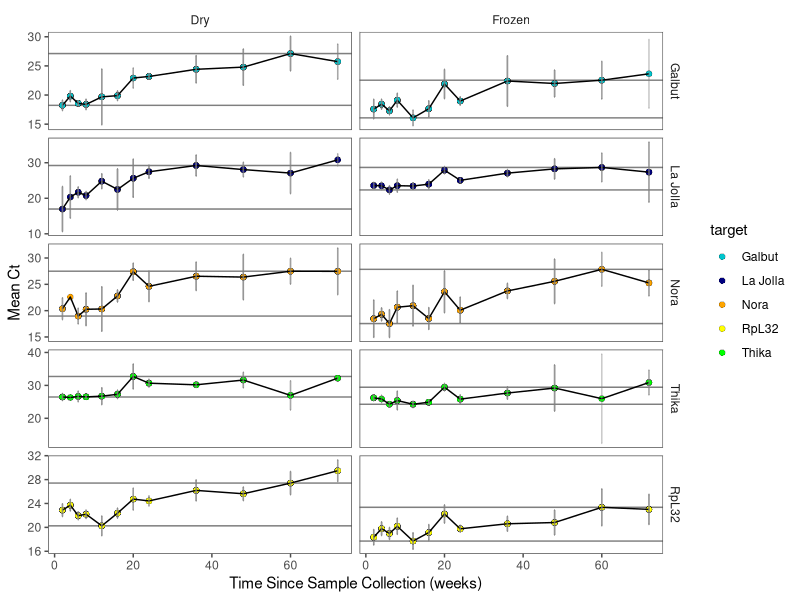
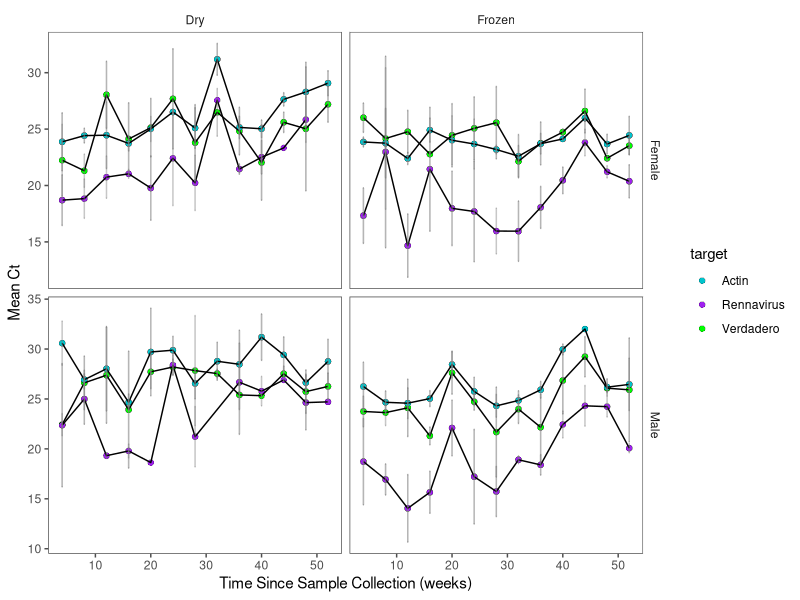
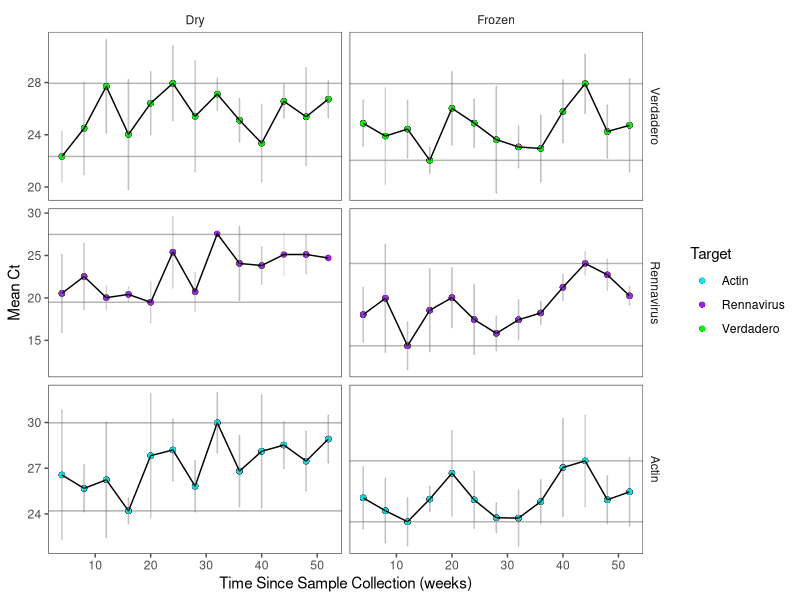
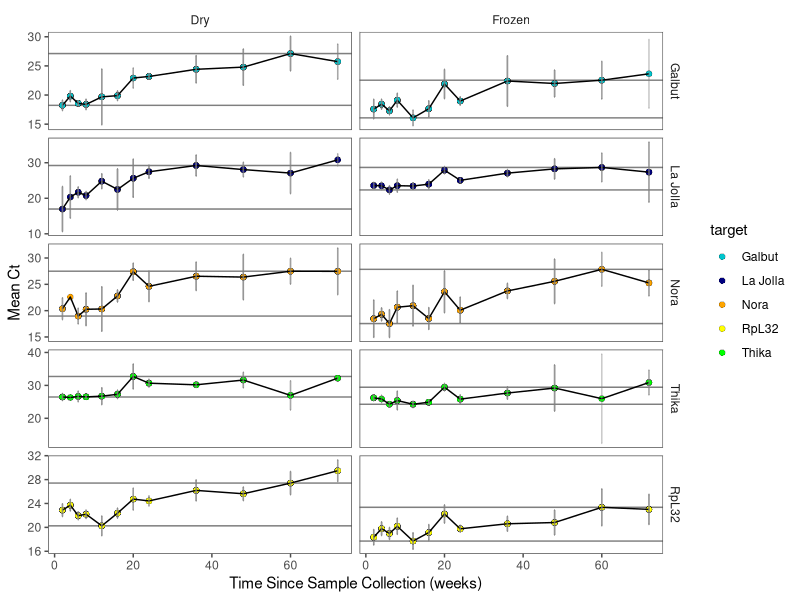
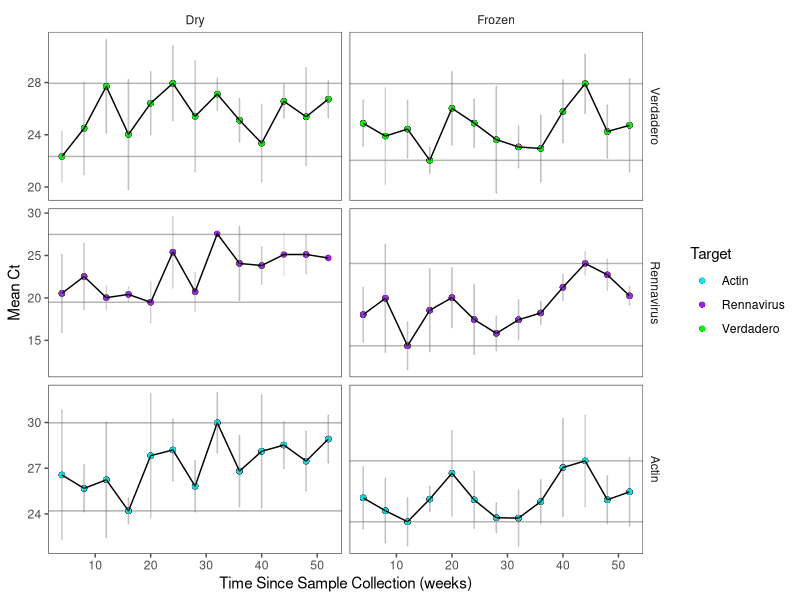

Write the R code that produced these figures, in order.
library(tidyverse)
library(readxl)
library(writexl)
library(ggthemes)

df <- read_xlsx("CombinedAllTargets_ForFigure_LK_20220815.xlsx")

df <- rename(.data = df,
             sample_name = Sample,
             sex = Sex,
             target = Target,
             ct = Ct,
             group = Group,
             present = Present,
             weeks = Weeks) %>% 
  filter(present == "Y")

write_xlsx(df, "Mean_AllTargets2.xlsx")

df <- df %>%
  group_by(target, group, weeks) %>%
  mutate(mean_ct = mean(ct, na.rm = TRUE),
         sd_ct = sd(ct, na.rm = TRUE),
         sample_group = paste0(target)) 


hline_max <- data.frame(group = c("Dry", "Frozen"), target = c("Galbut",
                                                               "La Jolla", "Nora", 
                                                               "RpL32", "Thika"), 
                        hline_1 = c(27.1165, 28.68144, 27.49, 23.359, 32.70908, 
                                    22.546, 29.2265, 27.84886, 27.414, 29.43864))


hline_min <- data.frame(group = c("Dry", "Frozen"), target = c("Galbut",
                                                               "La Jolla", "Nora",
                                                               "RpL32", "Thika"),
                        hline_2 = c(18.23504, 22.3484, 18.972817, 17.70815, 
                                    26.47017, 16.07851, 16.96781, 17.54493, 
                                    20.2565, 24.26979))


# Mean line bar  
ggplot(filter(df, group != "Fresh"), aes(x=weeks)) + 
  geom_hline(data = hline_max, aes(yintercept = hline_1), alpha = 0.5) +
  geom_hline(data = hline_min, aes(yintercept = hline_2), alpha = 0.5) +
  geom_point(aes(y=mean_ct, fill=target), shape=21, size=2, stroke=0.1, color="black") + 
  scale_fill_manual(values = c("turquoise3", "navyblue", "orange", "yellow", "green")) + 
  geom_line(aes(y=mean_ct, group=sample_group)) + 
  geom_errorbar(aes(ymin = (mean_ct - sd_ct), ymax = (mean_ct + sd_ct)), width = 0.2, color = "grey50", alpha = 0.25) +
  theme_few(base_size = 11) + 
  facet_grid(factor(target, levels = c("Galbut", "La Jolla", "Nora", "Thika", "RpL32")) ~group, scales = "free_y") +
  labs(x = "Time Since Sample Collection (weeks)", y = "Mean Ct" )



ggsave("Mean_AllTargetsLK_few.pdf", units = "in", width = 10, height = 8)


# df2 <- read_xlsx("Mean_AllTargets.xlsx")
# 
# df2 <- mutate(.data = df2, 
#               relative = (2^-delta_ct))
# 
# df2 <- df2 %>%
#   group_by(target, group, weeks) %>%
#   mutate(mean_relative = mean(relative, na.rm = TRUE),
#          sd_relative = sd(relative, na.rm = TRUE))
# 
# # Relative RNA line graph
# ggplot(filter(df2, group != "Fresh"), aes(x=weeks)) + 
#   geom_point(aes(y=mean_relative, fill=target), shape=21, size=2, stroke=0.1, color="black") + 
#   scale_fill_manual(values = c("turquoise3", "navyblue", "orange", "yellow", "green")) + 
#   geom_line(aes(y=mean_relative, group=sample_group)) + 
#   geom_errorbar(aes(ymin = (mean_relative - sd_relative), ymax = (mean_relative + sd_relative)), width = 0.2, color = "grey50", alpha = 0.5) +
#   theme_bw(base_size = 11) + 
#   facet_grid(target~group, scales = "free_y") +
#   scale_y_continuous(trans = "log10") +
#   labs(x = "Time Since Sample Collection (weeks)", y = "Relative Ct to Time 0 Samples" )
# 
# ggsave("Relative_AllTargets_log10_LK.pdf")

# Mosquito Data
df2 <- read_xlsx("Combined_PozaRica_Tidy_LK.xlsx")

# Group by with sex
df_sex <- df2 %>% 
  rename(sample_name = Sample,
         sex = Sex,
         target = Target,
         ct = Ct,
         group = Group,
         present = Present,
         weeks = Weeks) %>% 
  filter(present == "Y") %>% 
  group_by(target, group, weeks, sex) %>%
  mutate(mean_ct = mean(ct, na.rm = TRUE),
         sd_ct = sd(ct, na.rm = TRUE),
         sample_group = paste0(target)) 


# Mean line bar  
ggplot(df_sex, aes(x=weeks)) + 
  geom_point(aes(y=mean_ct, fill = target), shape=21, size=2, stroke=0.1, color="black") + 
  scale_fill_manual(values = c("turquoise3", "purple", "green")) + 
  geom_line(aes(y=mean_ct, group=sample_group)) + 
  geom_errorbar(aes(ymin = (mean_ct - sd_ct), ymax = (mean_ct + sd_ct)), width = 0.2, color = "grey50", alpha = 0.25) +
  theme_few(base_size = 11) +
  facet_grid(sex~group, scales = "free_y") +
  labs(x = "Time Since Sample Collection (weeks)", y = "Mean Ct" )

# Group by without sex
df_nosex <- df2 %>% 
  rename(sample_name = Sample,
         sex = Sex,
         target = Target,
         ct = Ct,
         group = Group,
         present = Present,
         weeks = Weeks) %>% 
  filter(present == "Y") %>% 
  group_by(target, group, weeks) %>%
  mutate(mean_ct = mean(ct, na.rm = TRUE),
         sd_ct = sd(ct, na.rm = TRUE),
         sample_group = paste0(target)) 

write_xlsx(df_nosex, "Mean_Mosquito.xlsx")

hline_max_mos <- data.frame(group = c("Dry", "Dry", "Dry", "Frozen", "Frozen", 
                                      "Frozen"), 
                            target = c("Actin", "Verdadero", "Rennavirus"), 
                         hline_1_mos = c(29.98109404, 27.94278399, 27.48395252, 
                                         27.48395252, 27.91520468, 24.062))

hline_min_mos <- data.frame(group = c("Dry", "Dry", "Dry", "Frozen", "Frozen", 
                                      "Frozen"), 
                            target = c("Verdadero", "Actin", "Rennavirus"),
                         hline_2_mos = c(22.33625, 24.19849205, 19.487, 
                                         22.04304091, 23.48701763, 14.35966667))


# Mean line bar  
ggplot(df_nosex, aes(x=weeks)) + 
  geom_hline(data = hline_max_mos, aes(yintercept = hline_1_mos), alpha = 0.3) +
  geom_hline(data = hline_min_mos, aes(yintercept = hline_2_mos), alpha = 0.3) +
  geom_point(aes(y=mean_ct, fill = target), shape=21, size=2, stroke=0.1, 
             color="black") + 
  scale_fill_manual(values = c("cyan2", "purple", "green")) + 
  geom_line(aes(y=mean_ct, group=sample_group)) + 
  geom_errorbar(aes(ymin = (mean_ct - sd_ct), ymax = (mean_ct + sd_ct)),
                width = 0.1, color = "grey50", alpha = 0.1) +
  theme_few(base_size = 11) +
  facet_grid(factor(target, levels = c("Verdadero", "Rennavirus", "Actin")) 
             ~group, scales = "free_y") +
  labs(x = "Time Since Sample Collection (weeks)", y = "Mean Ct", fill = "Target" )



ggsave("Mean_Mosquito.pdf", units = "in", width = 10, height = 8)


